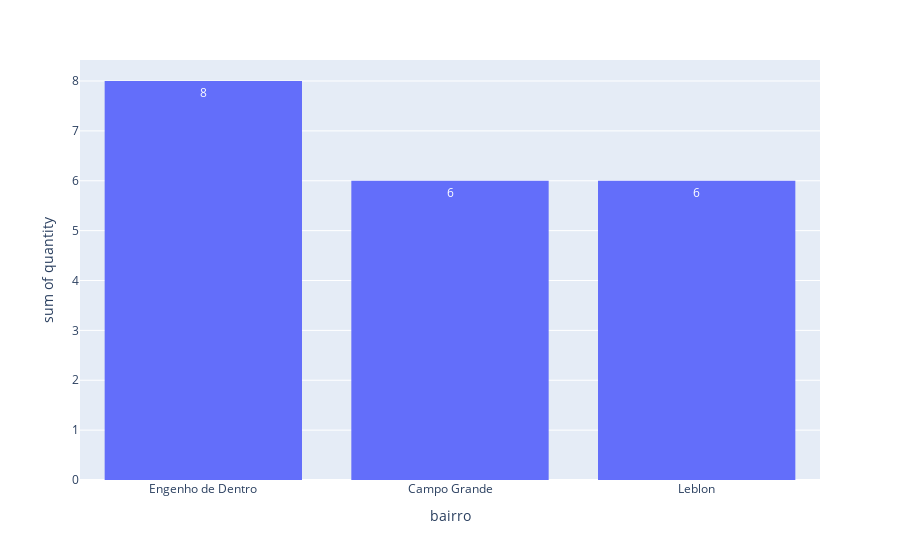

Notebook cell for this chart:
### Code cell
fig = px.histogram(bairro_com_mais_chamados, x="bairro", y='quantity', barmode='group', text_auto= True)
fig.update_layout(bargap=0.2)
fig.show()

### Figure 1 — Plotly figure (JSON) as saved in the notebook; plotly's stock layout.template omitted (floating-point values rounded to 4 significant figures)
{"data": [{"alignmentgroup": "True", "bingroup": "x", "histfunc": "sum", "hovertemplate": "bairro=%{x}<br>sum of quantity=%{y}<extra></extra>", "legendgroup": "", "marker": {"color": "#636efa", "pattern": {"shape": ""}}, "name": "", "offsetgroup": "", "orientation": "v", "showlegend": false, "texttemplate": "%{value}", "type": "histogram", "x": ["Engenho de Dentro", "Campo Grande", "Leblon"], "xaxis": "x", "y": [8, 6, 6], "yaxis": "y"}], "layout": {"bargap": 0.2, "barmode": "group", "legend": {"tracegroupgap": 0}, "margin": {"t": 60}, "xaxis": {"anchor": "y", "domain": [0, 1], "title": {"text": "bairro"}}, "yaxis": {"anchor": "x", "domain": [0, 1], "title": {"text": "sum of quantity"}}}}
